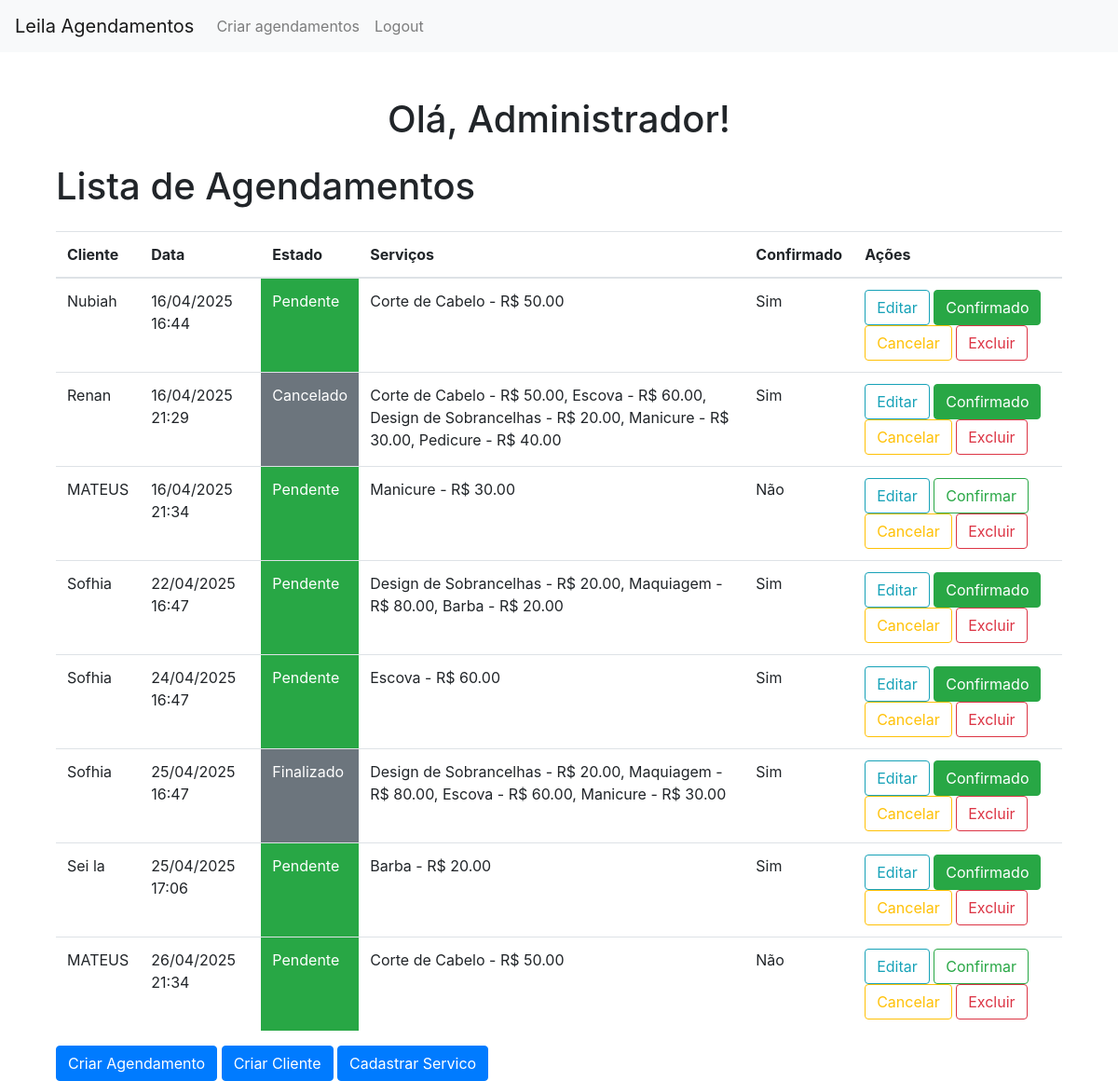
The app's page / (signed in), older data.
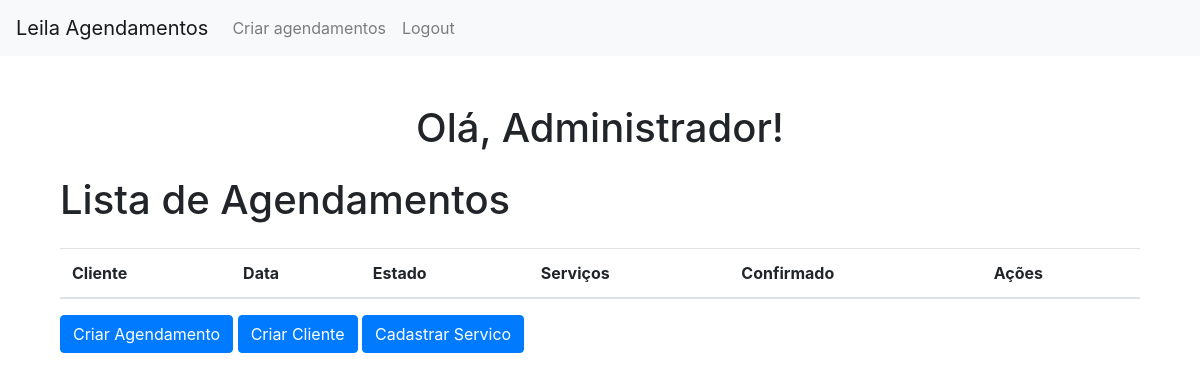
The same page, newer data.
### models.py (models this page shows)
class Agendamentos(db.Model):
    __tablename__ = 'agendamentos'
    id = db.Column(db.Integer, primary_key=True)
    clienteId = db.Column(db.Integer, db.ForeignKey('cliente.id'), nullable=False)
    data = db.Column(db.DateTime, nullable=False)
    estado = db.Column(db.Enum(Estado), default=Estado.pendente, nullable=False)
    cliente = db.relationship('Cliente', backref='agendamentos')
    is_confirmed = db.Column(db.Boolean, default=False)

class Cliente(UserMixin, db.Model):
    __tablename__ = 'cliente'
    id = db.Column(db.Integer, primary_key=True)
    nome = db.Column(db.String(80), nullable=False)
    email = db.Column(db.String(120), unique=True, nullable=False)
    telefone = db.Column(db.String(20), nullable=False)
    senha = db.Column(db.String(120), nullable=False)
    is_admin = db.Column(db.Boolean, default=False)  # Campo para identificar administradores

class Servico(db.Model):
    id = db.Column(db.Integer, primary_key=True)
    nome = db.Column(db.String(100), nullable=False)
    preco = db.Column(db.Float, nullable=False)
    descricao = db.Column(db.Text)

### app.py (the view, shortened to what this page needs)
@app.route('/') # rota home
def home():
    if current_user.is_authenticated: # se logado
        if current_user.is_admin: # se admin
            agendamentos = Agendamentos.query.order_by(Agendamentos.data.asc()) # pega todos os agendamentos
            return render_template('index.html', agendamentos=agendamentos, semanas_com_multiplos={})
    return render_template('index.html', agendamentos=[], semanas_com_multiplos={})

### app.py (called while the page is built)
@lm.user_loader # decorador para carregar user
def load_user(id): # pega o id para carregar user
    cliente = db.session.query(Cliente).filter_by(id=id).first()
    return cliente

### templates/index.html (shortened to what this page needs)
{% extends 'header.html' %}
{% block content %}
<div class="container mt-5">
    {% if current_user.is_authenticated %}
        <h1 class="text-center mb-4">Olá, {{ current_user.nome }}!</h1>
        {% if current_user.is_admin %}
        <h1 class="mb-4">Lista de Agendamentos</h1>
        {% if agendamentos %}
            <table class="table">
                <thead>
                    <tr>
                        <th>Cliente</th>
                        <th>Data</th>
                        <th>Estado</th>
                        <th>Serviços</th>
                        <th>Confirmado</th>
                        <th>Ações</th>
                    </tr>
                </thead>
                <tbody>
                    {% for agendamento in agendamentos %}
                    <tr>
                        <td>{{ agendamento.cliente.nome }}</td>
                        <td>{{ agendamento.data.strftime('%d/%m/%Y %H:%M') }}</td>
                        {% if agendamento.estado.value == 'pendente' %}
                        <td class="bg-success text-white">
                            {{ agendamento.estado.value | capitalize }}
                        </td>
                        {% else %}
                        <td class="bg-secondary text-white">
                            {{ agendamento.estado.value | capitalize }}
                        </td>
                        {% endif %}
                        <td>
                            {% for servico in agendamento.servicos %}
                                {{ servico.nome }} - R$ {{ "%.2f"|format(servico.preco) }}{% if not loop.last %}, {% endif %}
                            {% endfor %}
                        </td>
                        <td>
                            {% if agendamento.is_confirmed %}
                            <p>Sim</p>
                            {% else %}
                            <p>Não</p>
                            {% endif %}
                        </td>
                        <td>
                            <a href="{{ url_for('editarAgendamento', id=agendamento.id) }}" class="btn btn-outline-info">Editar</a>
                            {% if agendamento.is_confirmed %}
                            <a href="#" class="btn btn-success">Confirmado</a>
                            {% else %}
                            <a href="{{ url_for('confirmarAgendamento', id=agendamento.id) }}" class="btn btn-outline-success">Confirmar</a>
                            {% endif %}
                            <a href="{{ url_for('cancelarAgendamento', id=agendamento.id) }}" class="btn btn-outline-warning">Cancelar</a>
                            <a href="{{ url_for('excluirAgendamento', id=agendamento.id) }}" class="btn btn-outline-danger">Excluir</a>
                        </td>
                    </tr>
                    {% endfor %}
                </tbody>
            </table>
        {% else %}
            <div class="alert alert-warning">Nenhum agendamento encontrado.</div>
        {% endif %}
        {% endif %}
                <a href="{{ url_for('agendamentos') }}" class="btn btn-primary">Criar Agendamento</a>
            {% if current_user.is_admin %}
                <a href="{{ url_for('cadastrarCliente') }}" class="btn btn-primary">Criar Cliente</a>
                <a href="{{ url_for('servicos') }}" class="btn btn-primary">Cadastrar Servico</a>
            {% endif %}
    {% endif %}
</div>
{% endblock %}

Row changes from the older to the newer data that the page shows:
removed Agendamentos: cliente.nome "Nubiah", data "16/04/2025 16:44", estado.value "Pendente", is_confirmed "Sim"
no longer on this page (row unchanged): Servico: nome "Corte de Cabelo", preco "50.00"
removed Agendamentos: cliente.nome "Renan", data "16/04/2025 21:29", estado.value "Cancelado", is_confirmed "Sim"
no longer on this page (row unchanged): Servico: nome "Escova", preco "60.00"
no longer on this page (row unchanged): Servico: nome "Design de Sobrancelhas", preco "20.00"
no longer on this page (row unchanged): Servico: nome "Manicure", preco "30.00"
no longer on this page (row unchanged): Servico: nome "Pedicure", preco "40.00", shown under "Renan"
removed Agendamentos: cliente.nome "MATEUS", data "16/04/2025 21:34", estado.value "Pendente", is_confirmed "Não"
removed Agendamentos: cliente.nome "Sofhia", data "22/04/2025 16:47", estado.value "Pendente", is_confirmed "Sim"
no longer on this page (row unchanged): Servico: nome "Maquiagem", preco "80.00"
removed Servico: nome "Barba", preco "20.00"
removed Agendamentos: cliente.nome "Sofhia", data "24/04/2025 16:47", estado.value "Pendente", is_confirmed "Sim"
removed Agendamentos: cliente.nome "Sofhia", data "25/04/2025 16:47", estado.value "Finalizado", is_confirmed "Sim"
removed Agendamentos: cliente.nome "Sei la", data "25/04/2025 17:06", estado.value "Pendente", is_confirmed "Sim"
removed Agendamentos: cliente.nome "MATEUS", data "26/04/2025 21:34", estado.value "Pendente", is_confirmed "Não"
